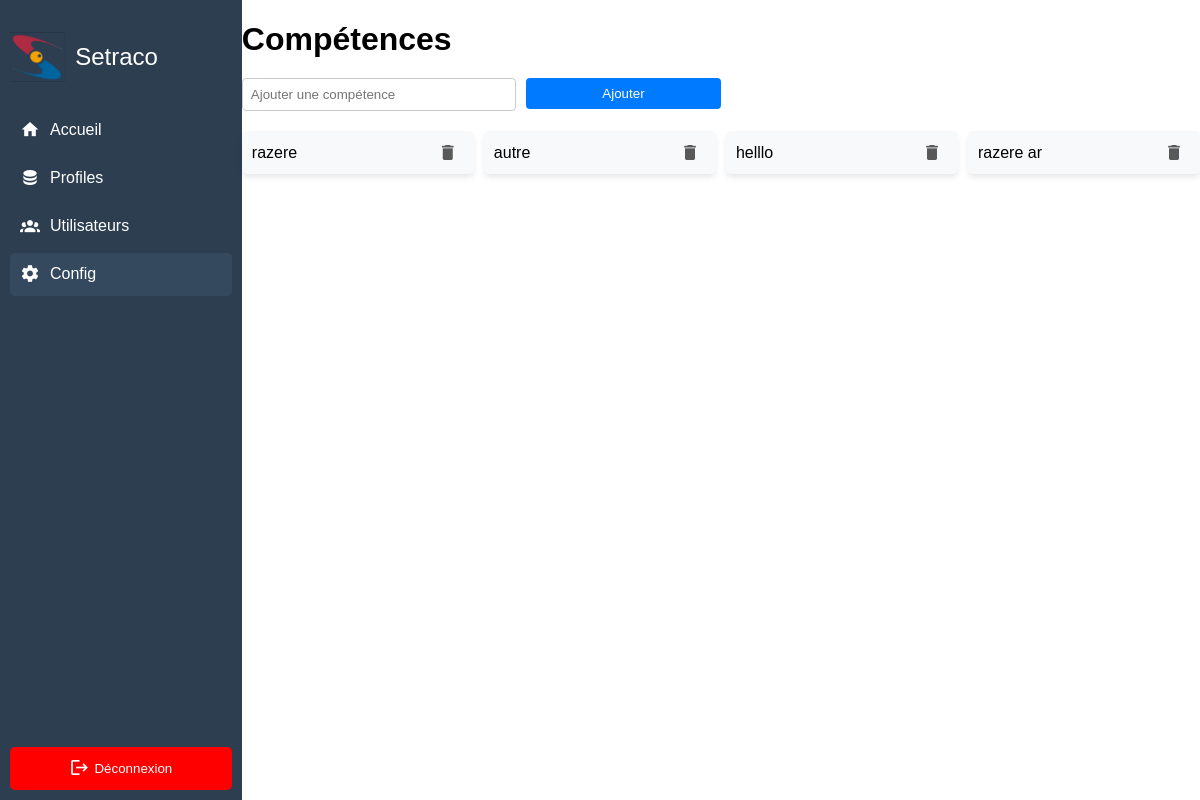
/config/, run on an earlier commit of the app's database.
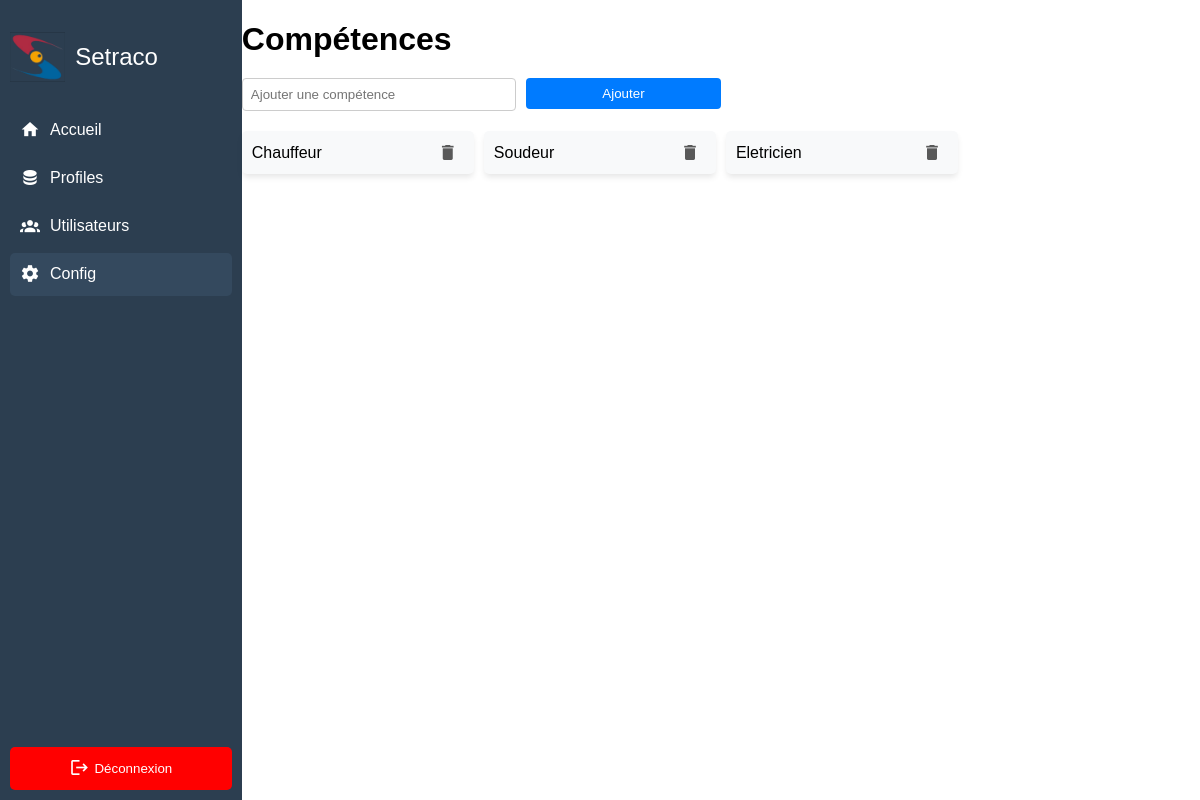
And on a later commit of the database.
### skills/models.py (models this page shows, shortened)
class Skill(models.Model):
    name = models.CharField(max_length=100)

### profiles/views.py (the view)
# urls.py: path('config/', config, name='config'),
def config(request):
    if request.method == 'GET':
        skills = Skill.objects.all()
        return render(request, 'config.html', {'skills': skills})

### profiles/templates/config.html (shortened to what this page needs)
{% extends 'baseV3.html' %}
{% block content %}
<h1>Compétences</h1>
<form method="post" action="{% url 'add_skill' %}" class="add-skill-form">
    <input type="text" name="skill_name" placeholder="Ajouter une compétence" required>
    <button type="submit" class="btn btn-primary">Ajouter</button>
</form>
<div class="skills-grid">
    {% for skill in skills %}
    <div class="skill-card">
        <span>{{ skill.name }}</span>
        <button type="button" class="delete-btn-icon mdi mdi-delete" data-toggle="modal" data-target="#deleteSkillModal"
            data-id="{{ skill.id }}" data-name="{{ skill.name }}"
            onclick="openDeleteModal('{{ skill.id }}', '{{ skill.name }}')">
        </button>
    </div>
    {% endfor %}
</div>
{% endblock %}

### profiles/templates/baseV3.html (shortened to what this page needs)
{% load static %}
<!DOCTYPE html>
<html lang="en">
<head>
    <link href="https://cdn.jsdelivr.net/npm/vuetify@3.7/dist/vuetify.min.css" rel="stylesheet">
    <link href="https://cdn.jsdelivr.net/npm/@mdi/font/css/materialdesignicons.min.css" rel="stylesheet">
</head>
<body>
    <div class="container">
        <div class="sidebar">
            <div class="logo">
                <img src="{% static 'images/logoCrop.png' %}" alt="Company Logo">
                <span>Setraco</span>
            </div>
            <nav class="menu">
                <a href="{% url 'home' %}" class="{% if request.path == '/' %}active{% endif %}">
                    <span class="mdi mdi-home"></span>
                    Accueil
                </a>
                <a href="{% url 'profiles' %}" class="{% if request.path == '/profiles/' %}active{% endif %}">
                    <span class="mdi mdi-database"></span>
                    Profiles
                </a>
                <a href="{% url 'users' %}" class="{% if request.path == '/users/' %}active{% endif %}">
                    <span class="mdi mdi-account-group"></span>
                    Utilisateurs
                </a>
                <a href="{% url 'config' %}" class="{% if request.path == '/config/' %}active{% endif %}">
                    <span class="mdi mdi-cog"></span>
                    Config
                </a>
            </nav>
            <div class="logout">
                <button><span class="mdi mdi-logout"></span> Déconnexion</button>
            </div>
        </div>
        <div class="content">
            {% block content %}
            {% endblock %}
        </div>
    </div>
</body>
</html>

### profiles/templates/baseV3.html (style rules this page uses)
body, html { margin: 0; padding: 0; font-family: Arial, sans-serif; height: 100%; }
.container { display: flex; height: 100vh; width: 100%; }
.sidebar { width: 250px; background-color: #2c3e50; color: white; display: flex; flex-direction: column; justify-content: space-between; padding: 10px; }
.logo { display: flex; align-items: center; height: 12%; }
.logo img { height: 50px; margin-right: 10px; }
.logo span { font-size: 24px; }
.menu { flex-grow: 1; }
.menu a { display: flex; align-items: center; padding: 10px; margin: 5px 0; color: white; text-decoration: none; border-radius: 5px; transition: background-color 0.3s; }
.menu a:hover, .menu a.active { background-color: #34495e; }
.menu .mdi { font-size: 20px; margin-right: 10px; }
.logout { text-align: center; width: 100%; }
.logout button { background-color: red; color: white; padding: 10px; width: 100%; border: none; border-radius: 5px; cursor: pointer; display: flex; align-items: center; justify-content: center; }
.logout .mdi { font-size: 20px; margin-right: 5px; }
.content { width: 90%; }

### profiles/templates/config.html (style rules this page uses)
h1 { margin-bottom: 20px; }
.add-skill-form { width: 50%; display: flex; margin-bottom: 20px; display: flex; justify-content: space-between; }
.add-skill-form input[type="text"] { flex: 0.6; width: 100%; padding: 8px; margin-right: 10px; border: 1px solid #ccc; border-radius: 4px; }
.add-skill-form .btn-primary { flex: 0.4; padding: 8px 12px; background-color: #007bff; border: none; color: white; border-radius: 4px; cursor: pointer; }
.skills-grid { display: grid; grid-template-columns: repeat(4, 1fr); gap: 10px; }
.skill-card { background-color: #f8f9fa; padding: 10px; box-shadow: 0 4px 6px -1px rgba(0, 0, 0, 0.1); border-radius: 5px; display: flex; justify-content: space-between; align-items: center; }
.skill-card span { font-size: 16px; }
.btn { width: 100%; height: 100%; border: none; cursor: pointer; border-radius: 3px; }
.delete-btn-icon { background: none; border: none; color: rgb(89, 89, 89); cursor: pointer; font-size: 20px; display: flex; align-items: center; justify-content: center; }

What changed in the data, as far as the page shows it:
removed Skill: name "razere"
removed Skill: name "autre"
removed Skill: name "helllo"
removed Skill: name "razere ar"
added Skill: name "Chauffeur"
added Skill: name "Soudeur"
added Skill: name "Eletricien"
